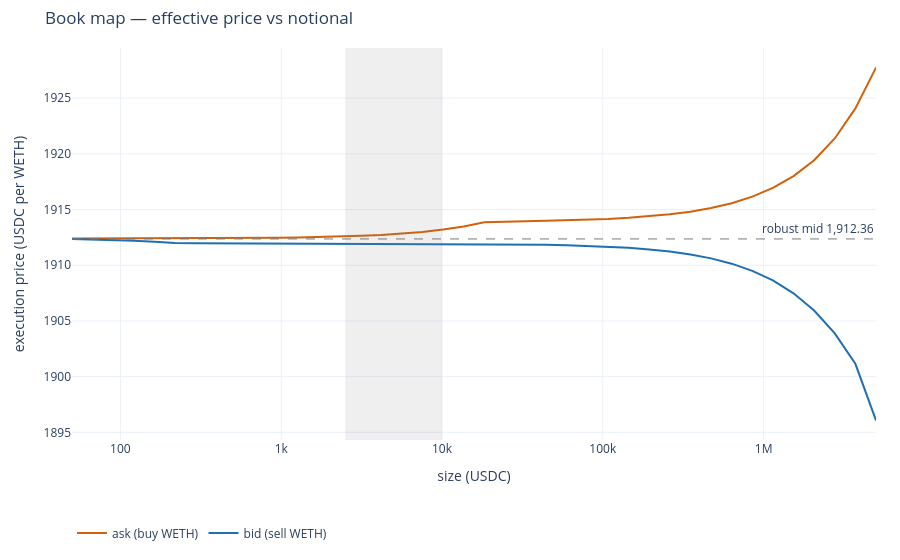
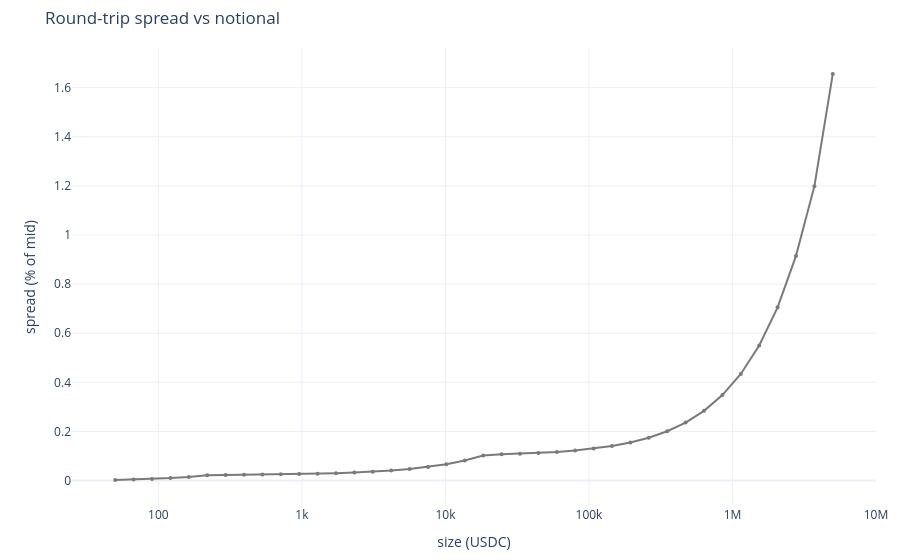

Notebook cell for these charts, in order:
### Markdown cell above
Diamonds are anchored measurements; the line is the bulk sweep. The shaded band
in the book map below is the depth range the robust mid is voted from.

### Code cell
book_map_figure(
    rows, snapshot.robust_mid, token_symbol=TOKEN_SYMBOL, numeraire_symbol=NUMERAIRE_SYMBOL
).show()
spread_curve_figure(rows, snapshot.robust_mid, numeraire_symbol=NUMERAIRE_SYMBOL).show()

### Figure 1 — Plotly figure (JSON) as saved in the notebook; plotly's stock layout.template omitted (floating-point values rounded to 4 significant figures)
{"data": [{"line": {"color": "#d1610b", "width": 2}, "mode": "lines", "name": "ask (buy WETH)", "x": [50.0, 67.17, 90.24, 121.2, 162.9, 218.8, 293.9, 394.8, 530.4, 712.6, 957.2, 1286.0, 1728.0, 2321.0, 3118.0, 4188.0, 5627.0, 7559.0, 10150.0, 13640.0, 18330.0, 24620.0, 33070.0, 44430.0, 59690.0, 80190.0, 107700.0, 144700.0, 194400.0, 261200.0, 350900.0, 471300.0, 633200.0, 850600.0, 1143000.0, 1535000.0, 2062000.0, 2771000.0, 3722000.0, 5000000.0], "y": [1912.0, 1912.0, 1912.0, 1912.0, 1912.0, 1912.0, 1912.0, 1912.0, 1912.0, 1912.0, 1912.0, 1912.0, 1913.0, 1913.0, 1913.0, 1913.0, 1913.0, 1913.0, 1913.0, 1913.0, 1914.0, 1914.0, 1914.0, 1914.0, 1914.0, 1914.0, 1914.0, 1914.0, 1914.0, 1915.0, 1915.0, 1915.0, 1916.0, 1916.0, 1917.0, 1918.0, 1919.0, 1921.0, 1924.0, 1928.0], "type": "scatter"}, {"line": {"color": "#1f6fb4", "width": 2}, "mode": "lines", "name": "bid (sell WETH)", "x": [50.0, 67.17, 90.24, 121.2, 162.9, 218.8, 293.9, 394.8, 530.4, 712.6, 957.2, 1286.0, 1728.0, 2321.0, 3118.0, 4188.0, 5627.0, 7559.0, 10150.0, 13640.0, 18330.0, 24620.0, 33070.0, 44430.0, 59690.0, 80190.0, 107700.0, 144700.0, 194400.0, 261200.0, 350900.0, 471300.0, 633200.0, 850600.0, 1143000.0, 1535000.0, 2062000.0, 2771000.0, 3722000.0, 5000000.0], "y": [1912.0, 1912.0, 1912.0, 1912.0, 1912.0, 1912.0, 1912.0, 1912.0, 1912.0, 1912.0, 1912.0, 1912.0, 1912.0, 1912.0, 1912.0, 1912.0, 1912.0, 1912.0, 1912.0, 1912.0, 1912.0, 1912.0, 1912.0, 1912.0, 1912.0, 1912.0, 1912.0, 1912.0, 1911.0, 1911.0, 1911.0, 1911.0, 1910.0, 1909.0, 1909.0, 1907.0, 1906.0, 1904.0, 1901.0, 1896.0], "type": "scatter"}], "layout": {"annotations": [{"showarrow": false, "text": "robust-mid band", "x": 2500.0, "xanchor": "left", "xref": "x", "y": 1, "yanchor": "top", "yref": "y domain"}, {"showarrow": false, "text": "robust mid 1,912.36", "x": 1, "xanchor": "right", "xref": "x domain", "y": 1912.0, "yanchor": "bottom", "yref": "y"}], "hovermode": "x unified", "legend": {"orientation": "h", "y": -0.2}, "margin": {"b": 48, "l": 72, "r": 24, "t": 48}, "shapes": [{"fillcolor": "#7a7a7a", "line": {"width": 0}, "opacity": 0.12, "type": "rect", "x0": 2500.0, "x1": 10000.0, "xref": "x", "y0": 0, "y1": 1, "yref": "y domain"}, {"line": {"color": "#7a7a7a", "dash": "dash", "width": 1}, "type": "line", "x0": 0, "x1": 1, "xref": "x domain", "y0": 1912.0, "y1": 1912.0, "yref": "y"}], "title": {"text": "Book map — effective price vs notional"}, "xaxis": {"dtick": 1, "tickformat": "~s", "title": {"text": "size (USDC)"}, "type": "log"}, "yaxis": {"title": {"text": "execution price (USDC per WETH)"}}}}

### Figure 2 — Plotly figure (JSON) as saved in the notebook; plotly's stock layout.template omitted (floating-point values rounded to 4 significant figures)
{"data": [{"line": {"color": "#7a7a7a", "width": 2}, "marker": {"size": 4}, "mode": "lines+markers", "name": "ask - bid", "x": [50.0, 67.17, 90.24, 121.2, 162.9, 218.8, 293.9, 394.8, 530.4, 712.6, 957.2, 1286.0, 1728.0, 2321.0, 3118.0, 4188.0, 5627.0, 7559.0, 10150.0, 13640.0, 18330.0, 24620.0, 33070.0, 44430.0, 59690.0, 80190.0, 107700.0, 144700.0, 194400.0, 261200.0, 350900.0, 471300.0, 633200.0, 850600.0, 1143000.0, 1535000.0, 2062000.0, 2771000.0, 3722000.0, 5000000.0], "y": [0.001964, 0.003953, 0.006624, 0.01022, 0.01504, 0.02151, 0.02247, 0.02332, 0.02447, 0.0258, 0.02686, 0.02829, 0.03022, 0.0328, 0.03627, 0.04092, 0.04718, 0.05559, 0.06689, 0.08206, 0.1024, 0.107, 0.1094, 0.1126, 0.1169, 0.1226, 0.1304, 0.1408, 0.1551, 0.1745, 0.2008, 0.2363, 0.2839, 0.3481, 0.4342, 0.5499, 0.7053, 0.9149, 1.199, 1.656], "type": "scatter"}], "layout": {"hovermode": "x unified", "legend": {"orientation": "h", "y": -0.2}, "margin": {"b": 48, "l": 72, "r": 24, "t": 48}, "title": {"text": "Round-trip spread vs notional"}, "xaxis": {"dtick": 1, "tickformat": "~s", "title": {"text": "size (USDC)"}, "type": "log"}, "yaxis": {"title": {"text": "spread (% of mid)"}}}}
